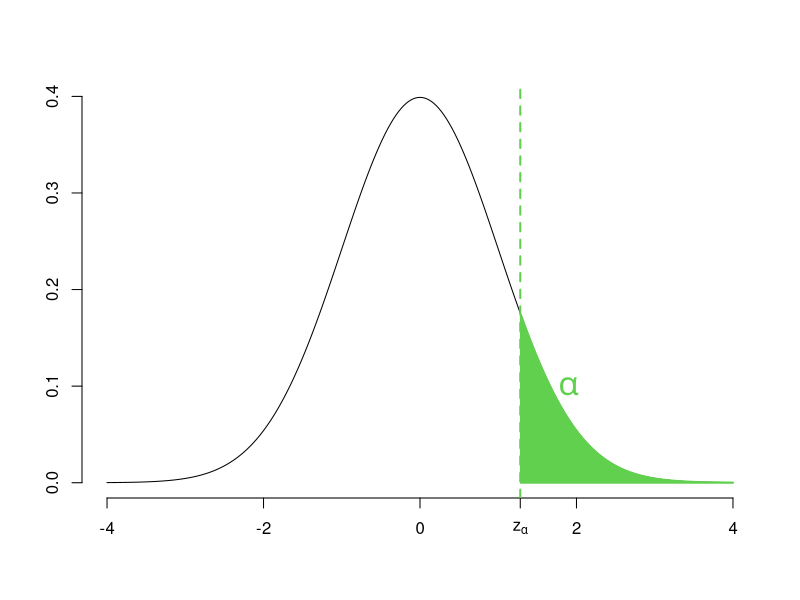
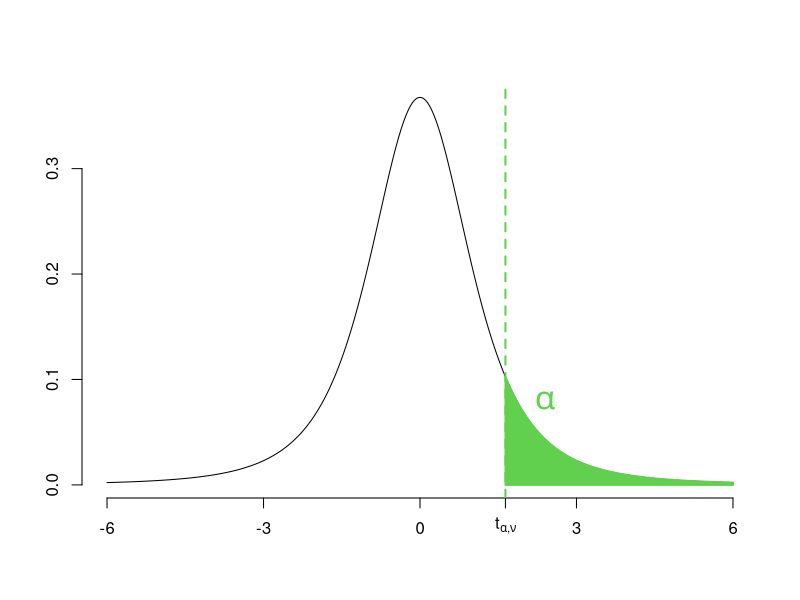
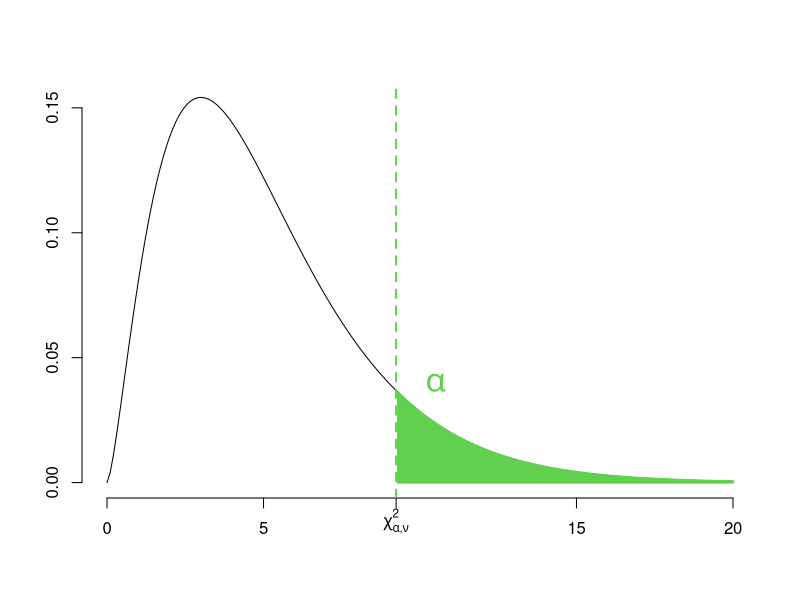
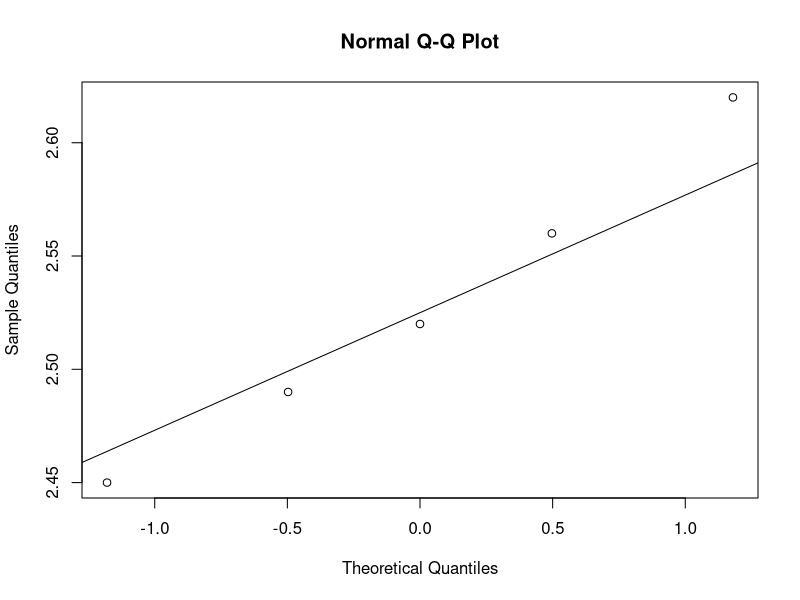
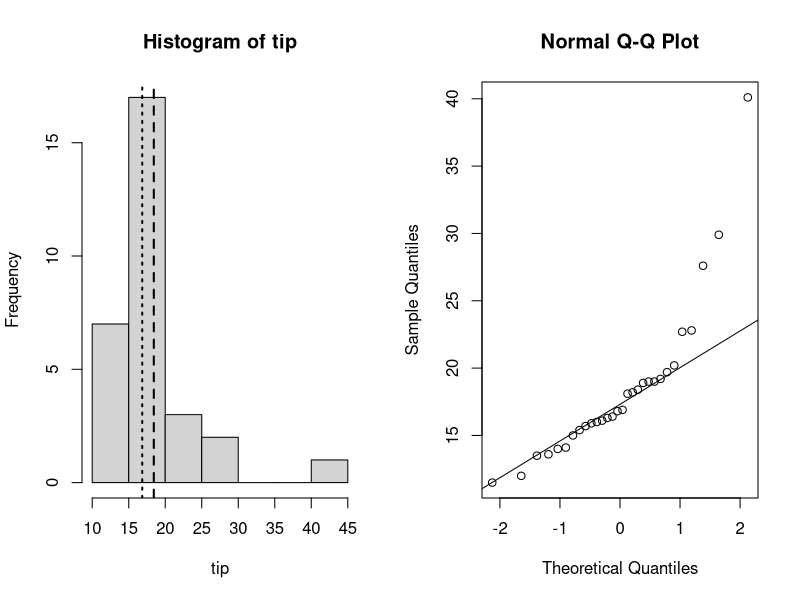
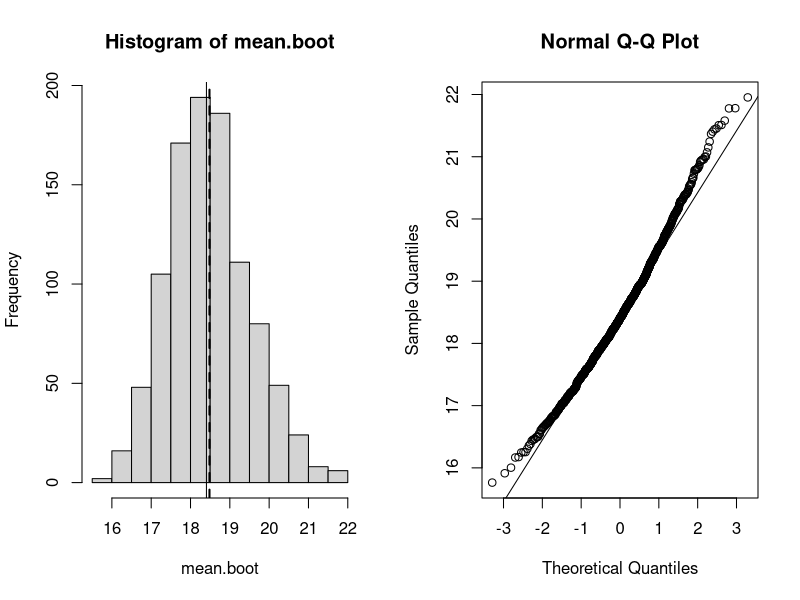

The R source for these figures, in order:
### Eksempler Kap. 8

## Illustrasjon av oevre kvantil i normalfordelingen

x = seq(-4,4,0.01)
plot(x,dnorm(x),type="l",xlab="",ylab="",axes=FALSE)
axis(1,at=c(-4,-2,0,qnorm(0.9),2,4),labels=c(c(-4,-2,0),expression(z[alpha]),c(2,4)))
axis(2)
abline(v=qnorm(0.9),col=3,lty=2,lwd=2)
z = x[x > qnorm(0.9)]
y = c(0,dnorm(z),0)
z = c(z[1],z,z[length(z)])
polygon(z,y,col=3,border=3,lwd=2)
text(1.9,0.1,expression(alpha),col=3,cex=2)

## Illustrasjon av oevre kvantil i t-fordelingen

x = seq(-6,6,0.01)
plot(x,dt(x,df=3),type="l",xlab="",ylab="",axes=FALSE)
axis(1,at=c(-6,-3,0,qt(0.9,df=3),3,6),labels=c(c(-6,-3,0),expression(t[paste(alpha,",",nu)]),c(3,6)))
axis(2)
abline(v=qt(0.9,3),col=3,lty=2,lwd=2)
z = x[x > qt(0.9,df=3)]
y = c(0,dt(z,df=3),0)
z = c(z[1],z,z[length(z)])
polygon(z,y,col=3,border=3,lwd=2)
text(2.4,0.08,expression(alpha),col=3,cex=2)

## Illustrasjon av oevre kvantil i xi^2-fordelingen

x = seq(0,20,0.1)
plot(x,dchisq(x,df=5),type="l",xlab="",ylab="",axes=FALSE)
axis(1,at=c(0,5,qchisq(0.9,df=5),15,20),labels=c(c(0,5),expression(chi[paste(alpha,",",nu)]^2),c(15,20)))
axis(2)
abline(v=qchisq(0.9,5),col=3,lty=2,lwd=2)
z = x[x > qchisq(0.9,df=5)]
y = c(0,dchisq(z,df=5),0)
z = c(z[1],z,z[length(z)])
polygon(z,y,col=3,border=3,lwd=2)
text(10.5,0.04,expression(alpha),col=3,cex=2)

## Konsentrasjonsmaalinger

# Leser inn konsentrasjonsmaalingene:
kons = c(2.52,2.49,2.62,2.45,2.56)
n = length(kons)

# Normalt qq-plott
qqnorm(kons)
qqline(kons)

# Beregner gjennomsnitt og empirisk standardavvik
gjsn = mean(kons)
st.av = sd(kons)
c(gjsn,st.av)

# Bestemmer oevre (5/2)%-kvantil i t-fordelingen:
t.kvant = qt(0.975,n-1)

# Beregner 95% konfidensintervall:
low = gjsn-t.kvant*st.av/sqrt(n)
up = gjsn+t.kvant*st.av/sqrt(n)
print(c(low,up),digits=3)

# 95% prediksjonsintervall for en ny maaling:
low.pred=gjsn-t.kvant*st.av*sqrt(1+1/n)
up.pred=gjsn+t.kvant*st.av*sqrt(1+1/n)
print(c(low.pred,up.pred),digits=3)

# Bestemmer nedre oevre (5/2)%-kvantil i chi^2-fordelingen:
chi2.kvant.low = qchisq(0.025,df=n-1)
chi2.kvant.up = qchisq(0.975,df=n-1)

print(c(st.av^2,st.av),digits=3)

# 95% konfidensintervall for variansen:
low.var=(n-1)*st.av^2/chi2.kvant.up
up.var=(n-1)*st.av^2/chi2.kvant.low
print(c(low.var,up.var),digits=3)

# 95% konfidensintervall for standardavviket:
print(sqrt(c(low.var,up.var)),digits=3)

## Tipsdata

# Leser inn data fra eksempel 8.17
tip = c(22.7,16.3,13.6,16.8,29.9,15.9,14.0,15.0,14.1,18.1,22.8,27.6,16.4,16.1,19.0,
      13.5,18.9,20.2,19.7,18.2,15.4,15.7,19.0,11.5,18.4,16.0,16.9,12.0,40.1,19.2)
n = length(tip)
mean.tip = mean(tip)
sd.tip = sd(tip)
c(mean.tip,sd.tip)

# Histogram og normalt Q-Q-plott av dataene
par(mfrow=c(1,2))
hist(tip)
abline(v=mean.tip,lty=2,lwd=2)
abline(v=median(tip),lty=3,lwd=2)
qqnorm(tip)
qqline(tip)

# Konfidensintervall basert paa normalfordeling
low.norm = mean.tip-qt(0.975,n-1)*sd.tip/sqrt(n)
up.norm = mean.tip+qt(0.975,n-1)*sd.tip/sqrt(n)
print(c(low.norm,up.norm),digits=3)

# Beregner bootstrap-estimat
B=1000
mean.boot=rep(0,B)
for (b in 1:B)
{
  x.star = sample(tip,n,replace=TRUE)
  mean.boot[b] = mean(x.star)
}

# Lager histogram og normalt Q-Q-plott av bootstrap-estimatene
par(mfrow=c(1,2))
hist(mean.boot)
abline(v=mean(mean.boot),lty=2,lwd=2)
abline(v=median(mean.boot,lty=2,lwd=2))
qqnorm(mean.boot)
qqline(mean.boot)

# Beregner gjennomsnitt og standardavvik for bootstrap-estimatene
c(mean(mean.boot),sd(mean.boot))

# Beregner 95% konfidensinterval basert paa normalfordeling av bootstrap-estimatene
low.boot = mean(tip)-qnorm(0.975)*sd(mean.boot)
up.boot = mean(tip)+qnorm(0.975)*sd(mean.boot)
print(c(low.boot,up.boot),digits=3)

# Beregner 95% konfidensintervall etter persentilmetoden
mean.boot.sort=sort(mean.boot)
low.pers=mean.boot.sort[0.025*B]
up.pers=mean.boot.sort[0.975*B]
print(c(low.pers,up.pers),digits=3)

# R-pakken "boot" har prosedyrer for bootstrap-beregninger, deriblant BCa-intervallet
library(boot)

# Trekker bootstrap-utvalg. Merk at vi foerst maa definere en funksjon 
# som brukes til aa beregne bootstrap-estimatene (her gjennomsnitt)
my.mean = function(x, indices) 
{ 
  mean(x[indices])
}
mean.boot2= boot(tip, my.mean, R=1000)

# "mean.boot2" er et objekt med mange attibutter; disse kan en se ved aa skrive
names(mean.boot2)

# For eksempel er "mean.boot2$t0" estimatet for de 
# opprinnelige dataene, mens "mean.boot2$t" gir bootstrap-estimatene
mean.boot2$t0
mean.boot2$t

# BCa-konfidensintervallet:
boot.ci(mean.boot2,type=c("perc", "bca"))

